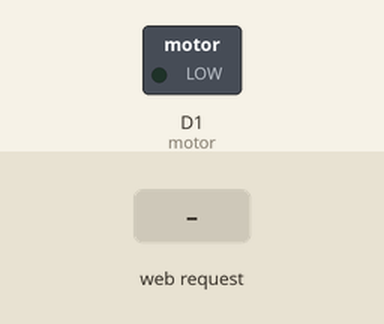
This sketch was run on a simulated ESP8266 (NodeMCU). On the bench: switched loads named in the sketch (green lamp = pin HIGH). The test bench sets the inputs (shaded band). WiFi joins after 1.5 s; servers stay silent unless stated; what the sketch prints to the serial monitor is not drawn.

Above: at 2.7 s.
2.8 s: HTTP request GET /on received
At 3.9 s:
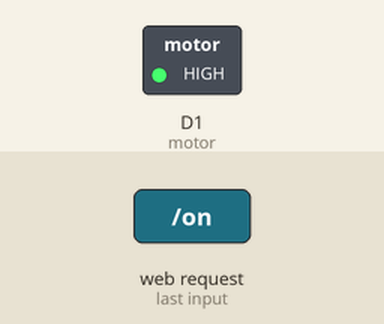
4.3 s: HTTP request GET /off received
At 5.1 s:
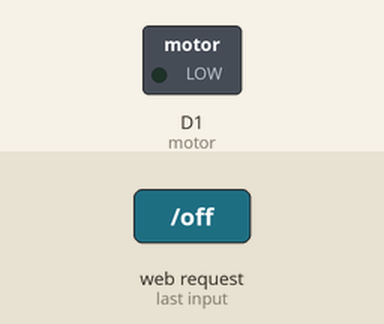
Timing chart, 0 to 7.3 s (numbered marks = the images above; inputs shaded):
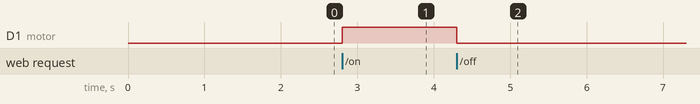

Measured:
- after the input at 2.8 s, D1 (motor): LOW → HIGH at once
- after the input at 4.3 s, D1 (motor): HIGH → LOW at once

The sketch:

IoT_Vibration_Alert.ino
```cpp
#include <ESP8266WiFi.h>
WiFiClient client;
WiFiServer server(80);

const char* ssid = "ssid";
const char* password = "password";
String  data ="";

int motor = D1;

void setup()
{
  pinMode(motor, OUTPUT);
  server.begin();
  Serial.begin(115200);
  connectWiFi();
  digitalWrite(motor,LOW);
}

void loop()
{
    client = server.available();
    if (!client) return;
    data = checkClient ();

    Serial.println(data);

    if (data == "on") motorOn();
    else if (data == "off") motorOff();
    else motorOff();


}

void motorOn(void)
{
  digitalWrite(motor,HIGH);
  Serial.println("on");
}

void motorOff(void)
{
  digitalWrite(motor,LOW);
  Serial.println("off");
}

String checkClient (void)
{
  while(!client.available()) delay(1);
  String request = client.readStringUntil('\r');
  request.remove(0, 5);
  request.remove(request.length()-9,9);
  return request;
}

void connectWiFi()
{
  Serial.println("Connecting to WIFI");
  WiFi.begin(ssid, password);
  while ((!(WiFi.status() == WL_CONNECTED)))
  {
    delay(300);
    Serial.print("..");
  }
  Serial.println("");
  Serial.println("WiFi connected");
  Serial.println("NodeMCU Local IP is : ");
  Serial.print((WiFi.localIP()));
}
```
